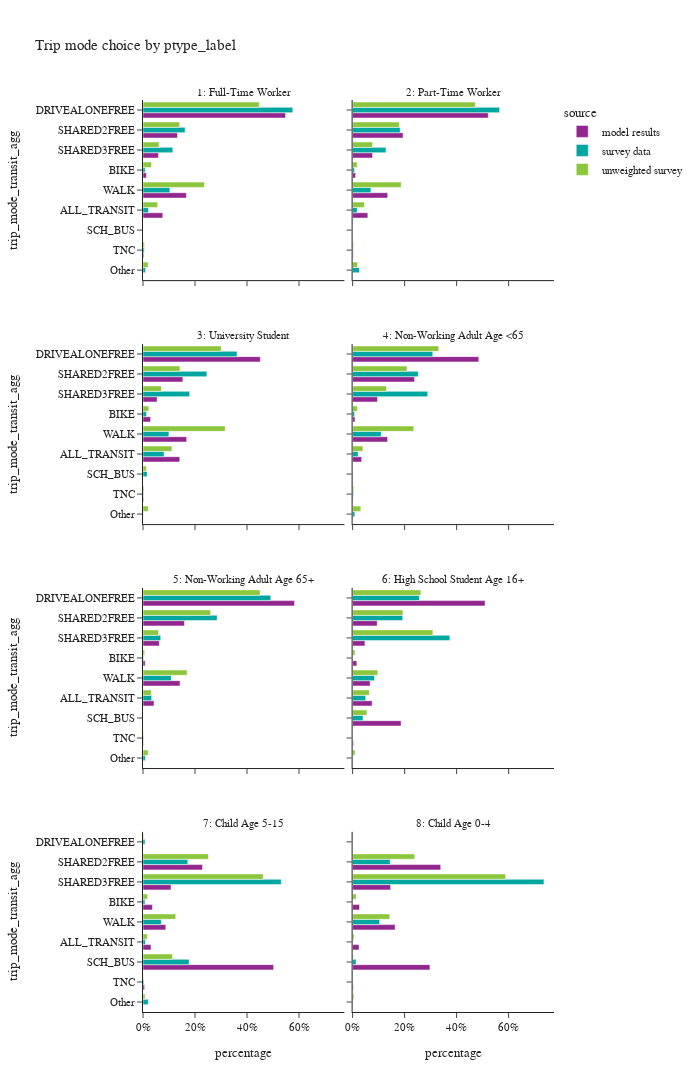
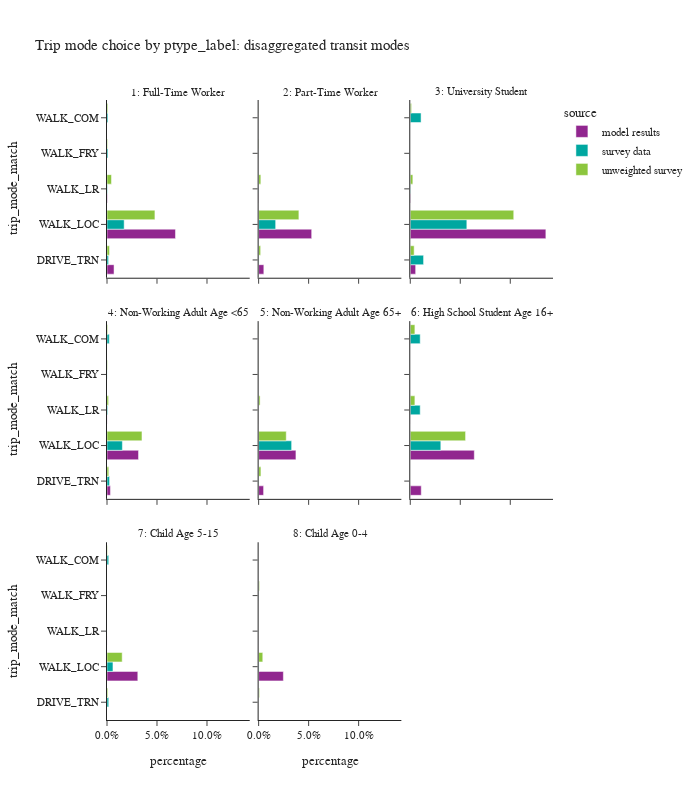

The notebook cell these images were saved under, in order:
### Code cell
plot_mode_choice(trip_data,'ptype_label',2,1200)
plot_mode_choice_transit(trip_data,'ptype_label',3,800)

### Figure 1 — Plotly figure (JSON) as saved in the notebook; plotly's stock layout.template omitted (floating-point values rounded to 4 significant figures)
{"data": [{"alignmentgroup": "True", "hovertemplate": "source=model results<br>ptype_label=1: Full-Time Worker<br>percentage=%{x}<br>trip_mode_transit_agg=%{y}<extra></extra>", "legendgroup": "model results", "marker": {"color": "#91268F", "pattern": {"shape": ""}}, "name": "model results", "offsetgroup": "model results", "orientation": "h", "showlegend": true, "textposition": "auto", "type": "bar", "x": [0.07595, 0.0133, 0.5483, 0.1326, 0.05964, 0.003248, 0.167], "xaxis": "x7", "y": ["ALL_TRANSIT", "BIKE", "DRIVEALONEFREE", "SHARED2FREE", "SHARED3FREE", "TNC", "WALK"], "yaxis": "y7"}, {"alignmentgroup": "True", "hovertemplate": "source=model results<br>ptype_label=2: Part-Time Worker<br>percentage=%{x}<br>trip_mode_transit_agg=%{y}<extra></extra>", "legendgroup": "model results", "marker": {"color": "#91268F", "pattern": {"shape": ""}}, "name": "model results", "offsetgroup": "model results", "orientation": "h", "showlegend": false, "textposition": "auto", "type": "bar", "x": [0.0585, 0.01158, 0.5217, 0.1941, 0.07686, 0.00221, 0.135], "xaxis": "x8", "y": ["ALL_TRANSIT", "BIKE", "DRIVEALONEFREE", "SHARED2FREE", "SHARED3FREE", "TNC", "WALK"], "yaxis": "y8"}, {"alignmentgroup": "True", "hovertemplate": "source=model results<br>ptype_label=3: University Student<br>percentage=%{x}<br>trip_mode_transit_agg=%{y}<extra></extra>", "legendgroup": "model results", "marker": {"color": "#91268F", "pattern": {"shape": ""}}, "name": "model results", "offsetgroup": "model results", "orientation": "h", "showlegend": false, "textposition": "auto", "type": "bar", "x": [0.1414, 0.02903, 0.4514, 0.1534, 0.05441, 0.002446, 0.1679], "xaxis": "x5", "y": ["ALL_TRANSIT", "BIKE", "DRIVEALONEFREE", "SHARED2FREE", "SHARED3FREE", "TNC", "WALK"], "yaxis": "y5"}, {"alignmentgroup": "True", "hovertemplate": "source=model results<br>ptype_label=4: Non-Working Adult Age <65<br>percentage=%{x}<br>trip_mode_transit_agg=%{y}<extra></extra>", "legendgroup": "model results", "marker": {"color": "#91268F", "pattern": {"shape": ""}}, "name": "model results", "offsetgroup": "model results", "orientation": "h", "showlegend": false, "textposition": "auto", "type": "bar", "x": [0.03509, 0.009229, 0.4854, 0.2385, 0.09567, 0.001654, 0.1345], "xaxis": "x6", "y": ["ALL_TRANSIT", "BIKE", "DRIVEALONEFREE", "SHARED2FREE", "SHARED3FREE", "TNC", "WALK"], "yaxis": "y6"}, {"alignmentgroup": "True", "hovertemplate": "source=model results<br>ptype_label=5: Non-Working Adult Age 65+<br>percentage=%{x}<br>trip_mode_transit_agg=%{y}<extra></extra>", "legendgroup": "model results", "marker": {"color": "#91268F", "pattern": {"shape": ""}}, "name": "model results", "offsetgroup": "model results", "orientation": "h", "showlegend": false, "textposition": "auto", "type": "bar", "x": [0.04236, 0.008413, 0.5827, 0.1594, 0.06285, 0.001935, 0.1424], "xaxis": "x3", "y": ["ALL_TRANSIT", "BIKE", "DRIVEALONEFREE", "SHARED2FREE", "SHARED3FREE", "TNC", "WALK"], "yaxis": "y3"}, {"alignmentgroup": "True", "hovertemplate": "source=model results<br>ptype_label=6: High School Student Age 16+<br>percentage=%{x}<br>trip_mode_transit_agg=%{y}<extra></extra>", "legendgroup": "model results", "marker": {"color": "#91268F", "pattern": {"shape": ""}}, "name": "model results", "offsetgroup": "model results", "orientation": "h", "showlegend": false, "textposition": "auto", "type": "bar", "x": [0.07508, 0.0164, 0.5095, 0.1865, 0.09473, 0.04751, 0.003024, 0.06729], "xaxis": "x4", "y": ["ALL_TRANSIT", "BIKE", "DRIVEALONEFREE", "SCH_BUS", "SHARED2FREE", "SHARED3FREE", "TNC", "WALK"], "yaxis": "y4"}, {"alignmentgroup": "True", "hovertemplate": "source=model results<br>ptype_label=7: Child Age 5-15<br>percentage=%{x}<br>trip_mode_transit_agg=%{y}<extra></extra>", "legendgroup": "model results", "marker": {"color": "#91268F", "pattern": {"shape": ""}}, "name": "model results", "offsetgroup": "model results", "orientation": "h", "showlegend": false, "textposition": "auto", "type": "bar", "x": [0.03085, 0.03624, 0.5024, 0.2288, 0.1078, 0.006238, 0.08765], "xaxis": "x", "y": ["ALL_TRANSIT", "BIKE", "SCH_BUS", "SHARED2FREE", "SHARED3FREE", "TNC", "WALK"], "yaxis": "y"}, {"alignmentgroup": "True", "hovertemplate": "source=model results<br>ptype_label=8: Child Age 0-4<br>percentage=%{x}<br>trip_mode_transit_agg=%{y}<extra></extra>", "legendgroup": "model results", "marker": {"color": "#91268F", "pattern": {"shape": ""}}, "name": "model results", "offsetgroup": "model results", "orientation": "h", "showlegend": false, "textposition": "auto", "type": "bar", "x": [0.0248, 0.0265, 0.2974, 0.3388, 0.1463, 0.002575, 0.1636], "xaxis": "x2", "y": ["ALL_TRANSIT", "BIKE", "SCH_BUS", "SHARED2FREE", "SHARED3FREE", "TNC", "WALK"], "yaxis": "y2"}, {"alignmentgroup": "True", "hovertemplate": "source=survey data<br>ptype_label=1: Full-Time Worker<br>percentage=%{x}<br>trip_mode_transit_agg=%{y}<extra></extra>", "legendgroup": "survey data", "marker": {"color": "#00A7A0", "pattern": {"shape": ""}}, "name": "survey data", "offsetgroup": "survey data", "orientation": "h", "showlegend": true, "textposition": "auto", "type": "bar", "x": [0.02114, 0.008284, 0.5762, 0.009885, 0.1619, 0.1146, 0.004674, 0.1034], "xaxis": "x7", "y": ["ALL_TRANSIT", "BIKE", "DRIVEALONEFREE", "Other", "SHARED2FREE", "SHARED3FREE", "TNC", "WALK"], "yaxis": "y7"}, {"alignmentgroup": "True", "hovertemplate": "source=survey data<br>ptype_label=2: Part-Time Worker<br>percentage=%{x}<br>trip_mode_transit_agg=%{y}<extra></extra>", "legendgroup": "survey data", "marker": {"color": "#00A7A0", "pattern": {"shape": ""}}, "name": "survey data", "offsetgroup": "survey data", "orientation": "h", "showlegend": false, "textposition": "auto", "type": "bar", "x": [0.01771, 0.007061, 0.5654, 0.0263, 0.183, 0.1282, 0.001931, 0.07035], "xaxis": "x8", "y": ["ALL_TRANSIT", "BIKE", "DRIVEALONEFREE", "Other", "SHARED2FREE", "SHARED3FREE", "TNC", "WALK"], "yaxis": "y8"}, {"alignmentgroup": "True", "hovertemplate": "source=survey data<br>ptype_label=3: University Student<br>percentage=%{x}<br>trip_mode_transit_agg=%{y}<extra></extra>", "legendgroup": "survey data", "marker": {"color": "#00A7A0", "pattern": {"shape": ""}}, "name": "survey data", "offsetgroup": "survey data", "orientation": "h", "showlegend": false, "textposition": "auto", "type": "bar", "x": [0.08101, 0.0135, 0.3618, 0.0007221, 0.0162, 0.2457, 0.1793, 0.002247, 0.09953], "xaxis": "x5", "y": ["ALL_TRANSIT", "BIKE", "DRIVEALONEFREE", "Other", "SCH_BUS", "SHARED2FREE", "SHARED3FREE", "TNC", "WALK"], "yaxis": "y5"}, {"alignmentgroup": "True", "hovertemplate": "source=survey data<br>ptype_label=4: Non-Working Adult Age <65<br>percentage=%{x}<br>trip_mode_transit_agg=%{y}<extra></extra>", "legendgroup": "survey data", "marker": {"color": "#00A7A0", "pattern": {"shape": ""}}, "name": "survey data", "offsetgroup": "survey data", "orientation": "h", "showlegend": false, "textposition": "auto", "type": "bar", "x": [0.021, 0.007459, 0.3083, 0.008555, 0.0003043, 0.2523, 0.2888, 0.003183, 0.1101], "xaxis": "x6", "y": ["ALL_TRANSIT", "BIKE", "DRIVEALONEFREE", "Other", "SCH_BUS", "SHARED2FREE", "SHARED3FREE", "TNC", "WALK"], "yaxis": "y6"}, {"alignmentgroup": "True", "hovertemplate": "source=survey data<br>ptype_label=5: Non-Working Adult Age 65+<br>percentage=%{x}<br>trip_mode_transit_agg=%{y}<extra></extra>", "legendgroup": "survey data", "marker": {"color": "#00A7A0", "pattern": {"shape": ""}}, "name": "survey data", "offsetgroup": "survey data", "orientation": "h", "showlegend": false, "textposition": "auto", "type": "bar", "x": [0.03331, 0.001898, 0.4914, 0.009114, 0.2852, 0.06812, 0.002314, 0.1087], "xaxis": "x3", "y": ["ALL_TRANSIT", "BIKE", "DRIVEALONEFREE", "Other", "SHARED2FREE", "SHARED3FREE", "TNC", "WALK"], "yaxis": "y3"}, {"alignmentgroup": "True", "hovertemplate": "source=survey data<br>ptype_label=6: High School Student Age 16+<br>percentage=%{x}<br>trip_mode_transit_agg=%{y}<extra></extra>", "legendgroup": "survey data", "marker": {"color": "#00A7A0", "pattern": {"shape": ""}}, "name": "survey data", "offsetgroup": "survey data", "orientation": "h", "showlegend": false, "textposition": "auto", "type": "bar", "x": [0.05038, 0.001077, 0.2567, 0.001077, 0.03997, 0.1927, 0.374, 0.08417], "xaxis": "x4", "y": ["ALL_TRANSIT", "BIKE", "DRIVEALONEFREE", "Other", "SCH_BUS", "SHARED2FREE", "SHARED3FREE", "WALK"], "yaxis": "y4"}, {"alignmentgroup": "True", "hovertemplate": "source=survey data<br>ptype_label=7: Child Age 5-15<br>percentage=%{x}<br>trip_mode_transit_agg=%{y}<extra></extra>", "legendgroup": "survey data", "marker": {"color": "#00A7A0", "pattern": {"shape": ""}}, "name": "survey data", "offsetgroup": "survey data", "orientation": "h", "showlegend": false, "textposition": "auto", "type": "bar", "x": [0.009395, 0.007616, 0.007836, 0.0201, 0.1773, 0.1723, 0.5317, 0.003387, 0.07037], "xaxis": "x", "y": ["ALL_TRANSIT", "BIKE", "DRIVEALONEFREE", "Other", "SCH_BUS", "SHARED2FREE", "SHARED3FREE", "TNC", "WALK"], "yaxis": "y"}, {"alignmentgroup": "True", "hovertemplate": "source=survey data<br>ptype_label=8: Child Age 0-4<br>percentage=%{x}<br>trip_mode_transit_agg=%{y}<extra></extra>", "legendgroup": "survey data", "marker": {"color": "#00A7A0", "pattern": {"shape": ""}}, "name": "survey data", "offsetgroup": "survey data", "orientation": "h", "showlegend": false, "textposition": "auto", "type": "bar", "x": [0.0006628, 0.0006787, 0.0001678, 0.0008389, 0.01333, 0.1444, 0.7358, 0.0002086, 0.1039], "xaxis": "x2", "y": ["ALL_TRANSIT", "BIKE", "DRIVEALONEFREE", "Other", "SCH_BUS", "SHARED2FREE", "SHARED3FREE", "TNC", "WALK"], "yaxis": "y2"}, {"alignmentgroup": "True", "hovertemplate": "source=unweighted survey<br>ptype_label=1: Full-Time Worker<br>percentage=%{x}<br>trip_mode_transit_agg=%{y}<extra></extra>", "legendgroup": "unweighted survey", "marker": {"color": "#8CC63E", "pattern": {"shape": ""}}, "name": "unweighted survey", "offsetgroup": "unweighted survey", "orientation": "h", "showlegend": true, "textposition": "auto", "type": "bar", "x": [0.05631, 0.0325, 0.4473, 0.01938, 0.1411, 0.06169, 0.005673, 0.2361], "xaxis": "x7", "y": ["ALL_TRANSIT", "BIKE", "DRIVEALONEFREE", "Other", "SHARED2FREE", "SHARED3FREE", "TNC", "WALK"], "yaxis": "y7"}, {"alignmentgroup": "True", "hovertemplate": "source=unweighted survey<br>ptype_label=2: Part-Time Worker<br>percentage=%{x}<br>trip_mode_transit_agg=%{y}<extra></extra>", "legendgroup": "unweighted survey", "marker": {"color": "#8CC63E", "pattern": {"shape": ""}}, "name": "unweighted survey", "offsetgroup": "unweighted survey", "orientation": "h", "showlegend": false, "textposition": "auto", "type": "bar", "x": [0.04499, 0.01749, 0.4719, 0.01894, 0.1796, 0.07687, 0.003279, 0.1869], "xaxis": "x8", "y": ["ALL_TRANSIT", "BIKE", "DRIVEALONEFREE", "Other", "SHARED2FREE", "SHARED3FREE", "TNC", "WALK"], "yaxis": "y8"}, {"alignmentgroup": "True", "hovertemplate": "source=unweighted survey<br>ptype_label=3: University Student<br>percentage=%{x}<br>trip_mode_transit_agg=%{y}<extra></extra>", "legendgroup": "unweighted survey", "marker": {"color": "#8CC63E", "pattern": {"shape": ""}}, "name": "unweighted survey", "offsetgroup": "unweighted survey", "orientation": "h", "showlegend": false, "textposition": "auto", "type": "bar", "x": [0.1112, 0.02249, 0.3008, 0.01992, 0.01285, 0.142, 0.07069, 0.003856, 0.3162], "xaxis": "x5", "y": ["ALL_TRANSIT", "BIKE", "DRIVEALONEFREE", "Other", "SCH_BUS", "SHARED2FREE", "SHARED3FREE", "TNC", "WALK"], "yaxis": "y5"}, {"alignmentgroup": "True", "hovertemplate": "source=unweighted survey<br>ptype_label=4: Non-Working Adult Age <65<br>percentage=%{x}<br>trip_mode_transit_agg=%{y}<extra></extra>", "legendgroup": "unweighted survey", "marker": {"color": "#8CC63E", "pattern": {"shape": ""}}, "name": "unweighted survey", "offsetgroup": "unweighted survey", "orientation": "h", "showlegend": false, "textposition": "auto", "type": "bar", "x": [0.03945, 0.01816, 0.3313, 0.03138, 0.0002242, 0.2091, 0.1305, 0.004483, 0.2354], "xaxis": "x6", "y": ["ALL_TRANSIT", "BIKE", "DRIVEALONEFREE", "Other", "SCH_BUS", "SHARED2FREE", "SHARED3FREE", "TNC", "WALK"], "yaxis": "y6"}, {"alignmentgroup": "True", "hovertemplate": "source=unweighted survey<br>ptype_label=5: Non-Working Adult Age 65+<br>percentage=%{x}<br>trip_mode_transit_agg=%{y}<extra></extra>", "legendgroup": "unweighted survey", "marker": {"color": "#8CC63E", "pattern": {"shape": ""}}, "name": "unweighted survey", "offsetgroup": "unweighted survey", "orientation": "h", "showlegend": false, "textposition": "auto", "type": "bar", "x": [0.03176, 0.006436, 0.4503, 0.01972, 0.2603, 0.05979, 0.001868, 0.1698], "xaxis": "x3", "y": ["ALL_TRANSIT", "BIKE", "DRIVEALONEFREE", "Other", "SHARED2FREE", "SHARED3FREE", "TNC", "WALK"], "yaxis": "y3"}, {"alignmentgroup": "True", "hovertemplate": "source=unweighted survey<br>ptype_label=6: High School Student Age 16+<br>percentage=%{x}<br>trip_mode_transit_agg=%{y}<extra></extra>", "legendgroup": "unweighted survey", "marker": {"color": "#8CC63E", "pattern": {"shape": ""}}, "name": "unweighted survey", "offsetgroup": "unweighted survey", "orientation": "h", "showlegend": false, "textposition": "auto", "type": "bar", "x": [0.06452, 0.009217, 0.2627, 0.009217, 0.0553, 0.1935, 0.3088, 0.09677], "xaxis": "x4", "y": ["ALL_TRANSIT", "BIKE", "DRIVEALONEFREE", "Other", "SCH_BUS", "SHARED2FREE", "SHARED3FREE", "WALK"], "yaxis": "y4"}, {"alignmentgroup": "True", "hovertemplate": "source=unweighted survey<br>ptype_label=7: Child Age 5-15<br>percentage=%{x}<br>trip_mode_transit_agg=%{y}<extra></extra>", "legendgroup": "unweighted survey", "marker": {"color": "#8CC63E", "pattern": {"shape": ""}}, "name": "unweighted survey", "offsetgroup": "unweighted survey", "orientation": "h", "showlegend": false, "textposition": "auto", "type": "bar", "x": [0.01644, 0.01771, 0.00253, 0.00801, 0.1134, 0.2517, 0.4625, 0.001686, 0.1261], "xaxis": "x", "y": ["ALL_TRANSIT", "BIKE", "DRIVEALONEFREE", "Other", "SCH_BUS", "SHARED2FREE", "SHARED3FREE", "TNC", "WALK"], "yaxis": "y"}, {"alignmentgroup": "True", "hovertemplate": "source=unweighted survey<br>ptype_label=8: Child Age 0-4<br>percentage=%{x}<br>trip_mode_transit_agg=%{y}<extra></extra>", "legendgroup": "unweighted survey", "marker": {"color": "#8CC63E", "pattern": {"shape": ""}}, "name": "unweighted survey", "offsetgroup": "unweighted survey", "orientation": "h", "showlegend": false, "textposition": "auto", "type": "bar", "x": [0.005785, 0.01405, 0.0008264, 0.004959, 0.002479, 0.2388, 0.5884, 0.001653, 0.143], "xaxis": "x2", "y": ["ALL_TRANSIT", "BIKE", "DRIVEALONEFREE", "Other", "SCH_BUS", "SHARED2FREE", "SHARED3FREE", "TNC", "WALK"], "yaxis": "y2"}], "layout": {"annotations": [{"font": {}, "showarrow": false, "text": "7: Child Age 5-15", "x": 0.245, "xanchor": "center", "xref": "paper", "y": 0.1975, "yanchor": "bottom", "yref": "paper"}, {"font": {}, "showarrow": false, "text": "8: Child Age 0-4", "x": 0.755, "xanchor": "center", "xref": "paper", "y": 0.1975, "yanchor": "bottom", "yref": "paper"}, {"font": {}, "showarrow": false, "text": "5: Non-Working Adult Age 65+", "x": 0.245, "xanchor": "center", "xref": "paper", "y": 0.465, "yanchor": "bottom", "yref": "paper"}, {"font": {}, "showarrow": false, "text": "6: High School Student Age 16+", "x": 0.755, "xanchor": "center", "xref": "paper", "y": 0.465, "yanchor": "bottom", "yref": "paper"}, {"font": {}, "showarrow": false, "text": "3: University Student", "x": 0.245, "xanchor": "center", "xref": "paper", "y": 0.7325, "yanchor": "bottom", "yref": "paper"}, {"font": {}, "showarrow": false, "text": "4: Non-Working Adult Age <65", "x": 0.755, "xanchor": "center", "xref": "paper", "y": 0.7325, "yanchor": "bottom", "yref": "paper"}, {"font": {}, "showarrow": false, "text": "1: Full-Time Worker", "x": 0.245, "xanchor": "center", "xref": "paper", "y": 1.0, "yanchor": "bottom", "yref": "paper"}, {"font": {}, "showarrow": false, "text": "2: Part-Time Worker", "x": 0.755, "xanchor": "center", "xref": "paper", "y": 1.0, "yanchor": "bottom", "yref": "paper"}], "barmode": "group", "height": 1200, "legend": {"title": {"text": "source"}, "tracegroupgap": 0}, "title": {"text": "Trip mode choice by ptype_label"}, "width": 700, "xaxis": {"anchor": "y", "domain": [0.0, 0.49], "tickformat": ".0%", "title": {"text": "percentage"}}, "xaxis2": {"anchor": "y2", "domain": [0.51, 1.0], "matches": "x", "tickformat": ".0%", "title": {"text": "percentage"}}, "xaxis3": {"anchor": "y3", "domain": [0.0, 0.49], "matches": "x", "showticklabels": false}, "xaxis4": {"anchor": "y4", "domain": [0.51, 1.0], "matches": "x", "showticklabels": false}, "xaxis5": {"anchor": "y5", "domain": [0.0, 0.49], "matches": "x", "showticklabels": false}, "xaxis6": {"anchor": "y6", "domain": [0.51, 1.0], "matches": "x", "showticklabels": false}, "xaxis7": {"anchor": "y7", "domain": [0.0, 0.49], "matches": "x", "showticklabels": false}, "xaxis8": {"anchor": "y8", "domain": [0.51, 1.0], "matches": "x", "showticklabels": false}, "yaxis": {"anchor": "x", "categoryarray": ["Other", "TNC", "SCH_BUS", "ALL_TRANSIT", "WALK", "BIKE", "SHARED3FREE", "SHARED2FREE", "DRIVEALONEFREE"], "categoryorder": "array", "domain": [0.0, 0.1975], "title": {"text": "trip_mode_transit_agg"}}, "yaxis2": {"anchor": "x2", "domain": [0.0, 0.1975], "matches": "y", "showticklabels": false}, "yaxis3": {"anchor": "x3", "categoryarray": ["Other", "TNC", "SCH_BUS", "ALL_TRANSIT", "WALK", "BIKE", "SHARED3FREE", "SHARED2FREE", "DRIVEALONEFREE"], "categoryorder": "array", "domain": [0.2675, 0.465], "matches": "y", "title": {"text": "trip_mode_transit_agg"}}, "yaxis4": {"anchor": "x4", "domain": [0.2675, 0.465], "matches": "y", "showticklabels": false}, "yaxis5": {"anchor": "x5", "categoryarray": ["Other", "TNC", "SCH_BUS", "ALL_TRANSIT", "WALK", "BIKE", "SHARED3FREE", "SHARED2FREE", "DRIVEALONEFREE"], "categoryorder": "array", "domain": [0.535, 0.7325], "matches": "y", "title": {"text": "trip_mode_transit_agg"}}, "yaxis6": {"anchor": "x6", "domain": [0.535, 0.7325], "matches": "y", "showticklabels": false}, "yaxis7": {"anchor": "x7", "categoryarray": ["Other", "TNC", "SCH_BUS", "ALL_TRANSIT", "WALK", "BIKE", "SHARED3FREE", "SHARED2FREE", "DRIVEALONEFREE"], "categoryorder": "array", "domain": [0.8025, 1.0], "matches": "y", "title": {"text": "trip_mode_transit_agg"}}, "yaxis8": {"anchor": "x8", "domain": [0.8025, 1.0], "matches": "y", "showticklabels": false}}}

### Figure 2 — Plotly figure (JSON) as saved in the notebook; plotly's stock layout.template omitted (floating-point values rounded to 4 significant figures)
{"data": [{"alignmentgroup": "True", "hovertemplate": "source=model results<br>ptype_label=1: Full-Time Worker<br>percentage=%{x}<br>trip_mode_match=%{y}<extra></extra>", "legendgroup": "model results", "marker": {"color": "#91268F", "pattern": {"shape": ""}}, "name": "model results", "offsetgroup": "model results", "orientation": "h", "showlegend": true, "textposition": "auto", "type": "bar", "x": [0.007038, 0.06849, 0.0004289], "xaxis": "x7", "y": ["DRIVE_TRN", "WALK_LOC", "WALK_LR"], "yaxis": "y7"}, {"alignmentgroup": "True", "hovertemplate": "source=model results<br>ptype_label=2: Part-Time Worker<br>percentage=%{x}<br>trip_mode_match=%{y}<extra></extra>", "legendgroup": "model results", "marker": {"color": "#91268F", "pattern": {"shape": ""}}, "name": "model results", "offsetgroup": "model results", "orientation": "h", "showlegend": false, "textposition": "auto", "type": "bar", "x": [0.005194, 8.527e-07, 0.05305, 0.0002601], "xaxis": "x8", "y": ["DRIVE_TRN", "WALK_FRY", "WALK_LOC", "WALK_LR"], "yaxis": "y8"}, {"alignmentgroup": "True", "hovertemplate": "source=model results<br>ptype_label=3: University Student<br>percentage=%{x}<br>trip_mode_match=%{y}<extra></extra>", "legendgroup": "model results", "marker": {"color": "#91268F", "pattern": {"shape": ""}}, "name": "model results", "offsetgroup": "model results", "orientation": "h", "showlegend": false, "textposition": "auto", "type": "bar", "x": [0.005369, 0.1356, 0.0004105], "xaxis": "x9", "y": ["DRIVE_TRN", "WALK_LOC", "WALK_LR"], "yaxis": "y9"}, {"alignmentgroup": "True", "hovertemplate": "source=model results<br>ptype_label=4: Non-Working Adult Age <65<br>percentage=%{x}<br>trip_mode_match=%{y}<extra></extra>", "legendgroup": "model results", "marker": {"color": "#91268F", "pattern": {"shape": ""}}, "name": "model results", "offsetgroup": "model results", "orientation": "h", "showlegend": false, "textposition": "auto", "type": "bar", "x": [0.003432, 0.03154, 0.0001242], "xaxis": "x4", "y": ["DRIVE_TRN", "WALK_LOC", "WALK_LR"], "yaxis": "y4"}, {"alignmentgroup": "True", "hovertemplate": "source=model results<br>ptype_label=5: Non-Working Adult Age 65+<br>percentage=%{x}<br>trip_mode_match=%{y}<extra></extra>", "legendgroup": "model results", "marker": {"color": "#91268F", "pattern": {"shape": ""}}, "name": "model results", "offsetgroup": "model results", "orientation": "h", "showlegend": false, "textposition": "auto", "type": "bar", "x": [0.004949, 0.03729, 0.0001227], "xaxis": "x5", "y": ["DRIVE_TRN", "WALK_LOC", "WALK_LR"], "yaxis": "y5"}, {"alignmentgroup": "True", "hovertemplate": "source=model results<br>ptype_label=6: High School Student Age 16+<br>percentage=%{x}<br>trip_mode_match=%{y}<extra></extra>", "legendgroup": "model results", "marker": {"color": "#91268F", "pattern": {"shape": ""}}, "name": "model results", "offsetgroup": "model results", "orientation": "h", "showlegend": false, "textposition": "auto", "type": "bar", "x": [0.01097, 0.06404, 6.858e-05], "xaxis": "x6", "y": ["DRIVE_TRN", "WALK_LOC", "WALK_LR"], "yaxis": "y6"}, {"alignmentgroup": "True", "hovertemplate": "source=model results<br>ptype_label=7: Child Age 5-15<br>percentage=%{x}<br>trip_mode_match=%{y}<extra></extra>", "legendgroup": "model results", "marker": {"color": "#91268F", "pattern": {"shape": ""}}, "name": "model results", "offsetgroup": "model results", "orientation": "h", "showlegend": false, "textposition": "auto", "type": "bar", "x": [0.0308, 5.113e-05], "xaxis": "x", "y": ["WALK_LOC", "WALK_LR"], "yaxis": "y"}, {"alignmentgroup": "True", "hovertemplate": "source=model results<br>ptype_label=8: Child Age 0-4<br>percentage=%{x}<br>trip_mode_match=%{y}<extra></extra>", "legendgroup": "model results", "marker": {"color": "#91268F", "pattern": {"shape": ""}}, "name": "model results", "offsetgroup": "model results", "orientation": "h", "showlegend": false, "textposition": "auto", "type": "bar", "x": [0.02472, 8.466e-05], "xaxis": "x2", "y": ["WALK_LOC", "WALK_LR"], "yaxis": "y2"}, {"alignmentgroup": "True", "hovertemplate": "source=survey data<br>ptype_label=1: Full-Time Worker<br>percentage=%{x}<br>trip_mode_match=%{y}<extra></extra>", "legendgroup": "survey data", "marker": {"color": "#00A7A0", "pattern": {"shape": ""}}, "name": "survey data", "offsetgroup": "survey data", "orientation": "h", "showlegend": true, "textposition": "auto", "type": "bar", "x": [0.001562, 0.0009735, 0.0009802, 0.01716, 0.0004623], "xaxis": "x7", "y": ["DRIVE_TRN", "WALK_COM", "WALK_FRY", "WALK_LOC", "WALK_LR"], "yaxis": "y7"}, {"alignmentgroup": "True", "hovertemplate": "source=survey data<br>ptype_label=2: Part-Time Worker<br>percentage=%{x}<br>trip_mode_match=%{y}<extra></extra>", "legendgroup": "survey data", "marker": {"color": "#00A7A0", "pattern": {"shape": ""}}, "name": "survey data", "offsetgroup": "survey data", "orientation": "h", "showlegend": false, "textposition": "auto", "type": "bar", "x": [0.0003897, 0.0, 7.355e-05, 0.01703, 0.0002163], "xaxis": "x8", "y": ["DRIVE_TRN", "WALK_COM", "WALK_FRY", "WALK_LOC", "WALK_LR"], "yaxis": "y8"}, {"alignmentgroup": "True", "hovertemplate": "source=survey data<br>ptype_label=3: University Student<br>percentage=%{x}<br>trip_mode_match=%{y}<extra></extra>", "legendgroup": "survey data", "marker": {"color": "#00A7A0", "pattern": {"shape": ""}}, "name": "survey data", "offsetgroup": "survey data", "orientation": "h", "showlegend": false, "textposition": "auto", "type": "bar", "x": [0.01329, 0.01079, 0.05656, 0.000375], "xaxis": "x9", "y": ["DRIVE_TRN", "WALK_COM", "WALK_LOC", "WALK_LR"], "yaxis": "y9"}, {"alignmentgroup": "True", "hovertemplate": "source=survey data<br>ptype_label=4: Non-Working Adult Age <65<br>percentage=%{x}<br>trip_mode_match=%{y}<extra></extra>", "legendgroup": "survey data", "marker": {"color": "#00A7A0", "pattern": {"shape": ""}}, "name": "survey data", "offsetgroup": "survey data", "orientation": "h", "showlegend": false, "textposition": "auto", "type": "bar", "x": [0.002564, 0.002264, 9.534e-05, 0.01539, 0.0006875], "xaxis": "x4", "y": ["DRIVE_TRN", "WALK_COM", "WALK_FRY", "WALK_LOC", "WALK_LR"], "yaxis": "y4"}, {"alignmentgroup": "True", "hovertemplate": "source=survey data<br>ptype_label=5: Non-Working Adult Age 65+<br>percentage=%{x}<br>trip_mode_match=%{y}<extra></extra>", "legendgroup": "survey data", "marker": {"color": "#00A7A0", "pattern": {"shape": ""}}, "name": "survey data", "offsetgroup": "survey data", "orientation": "h", "showlegend": false, "textposition": "auto", "type": "bar", "x": [0.0002353, 0.0, 3.735e-05, 0.03299, 4.927e-05], "xaxis": "x5", "y": ["DRIVE_TRN", "WALK_COM", "WALK_FRY", "WALK_LOC", "WALK_LR"], "yaxis": "y5"}, {"alignmentgroup": "True", "hovertemplate": "source=survey data<br>ptype_label=6: High School Student Age 16+<br>percentage=%{x}<br>trip_mode_match=%{y}<extra></extra>", "legendgroup": "survey data", "marker": {"color": "#00A7A0", "pattern": {"shape": ""}}, "name": "survey data", "offsetgroup": "survey data", "orientation": "h", "showlegend": false, "textposition": "auto", "type": "bar", "x": [0.009918, 0.03055, 0.009918], "xaxis": "x6", "y": ["WALK_COM", "WALK_LOC", "WALK_LR"], "yaxis": "y6"}, {"alignmentgroup": "True", "hovertemplate": "source=survey data<br>ptype_label=7: Child Age 5-15<br>percentage=%{x}<br>trip_mode_match=%{y}<extra></extra>", "legendgroup": "survey data", "marker": {"color": "#00A7A0", "pattern": {"shape": ""}}, "name": "survey data", "offsetgroup": "survey data", "orientation": "h", "showlegend": false, "textposition": "auto", "type": "bar", "x": [0.001715, 0.001715, 0.005965], "xaxis": "x", "y": ["DRIVE_TRN", "WALK_COM", "WALK_LOC"], "yaxis": "y"}, {"alignmentgroup": "True", "hovertemplate": "source=survey data<br>ptype_label=8: Child Age 0-4<br>percentage=%{x}<br>trip_mode_match=%{y}<extra></extra>", "legendgroup": "survey data", "marker": {"color": "#00A7A0", "pattern": {"shape": ""}}, "name": "survey data", "offsetgroup": "survey data", "orientation": "h", "showlegend": false, "textposition": "auto", "type": "bar", "x": [3.693e-05, 0.0002086, 0.0004173], "xaxis": "x2", "y": ["DRIVE_TRN", "WALK_FRY", "WALK_LOC"], "yaxis": "y2"}, {"alignmentgroup": "True", "hovertemplate": "source=unweighted survey<br>ptype_label=1: Full-Time Worker<br>percentage=%{x}<br>trip_mode_match=%{y}<extra></extra>", "legendgroup": "unweighted survey", "marker": {"color": "#8CC63E", "pattern": {"shape": ""}}, "name": "unweighted survey", "offsetgroup": "unweighted survey", "orientation": "h", "showlegend": true, "textposition": "auto", "type": "bar", "x": [0.002482, 0.0008273, 0.0005909, 0.04792, 0.004491], "xaxis": "x7", "y": ["DRIVE_TRN", "WALK_COM", "WALK_FRY", "WALK_LOC", "WALK_LR"], "yaxis": "y7"}, {"alignmentgroup": "True", "hovertemplate": "source=unweighted survey<br>ptype_label=2: Part-Time Worker<br>percentage=%{x}<br>trip_mode_match=%{y}<extra></extra>", "legendgroup": "unweighted survey", "marker": {"color": "#8CC63E", "pattern": {"shape": ""}}, "name": "unweighted survey", "offsetgroup": "unweighted survey", "orientation": "h", "showlegend": false, "textposition": "auto", "type": "bar", "x": [0.002004, 0.0001821, 0.0003643, 0.04026, 0.002186], "xaxis": "x8", "y": ["DRIVE_TRN", "WALK_COM", "WALK_FRY", "WALK_LOC", "WALK_LR"], "yaxis": "y8"}, {"alignmentgroup": "True", "hovertemplate": "source=unweighted survey<br>ptype_label=3: University Student<br>percentage=%{x}<br>trip_mode_match=%{y}<extra></extra>", "legendgroup": "unweighted survey", "marker": {"color": "#8CC63E", "pattern": {"shape": ""}}, "name": "unweighted survey", "offsetgroup": "unweighted survey", "orientation": "h", "showlegend": false, "textposition": "auto", "type": "bar", "x": [0.003856, 0.001285, 0.1035, 0.002571], "xaxis": "x9", "y": ["DRIVE_TRN", "WALK_COM", "WALK_LOC", "WALK_LR"], "yaxis": "y9"}, {"alignmentgroup": "True", "hovertemplate": "source=unweighted survey<br>ptype_label=4: Non-Working Adult Age <65<br>percentage=%{x}<br>trip_mode_match=%{y}<extra></extra>", "legendgroup": "unweighted survey", "marker": {"color": "#8CC63E", "pattern": {"shape": ""}}, "name": "unweighted survey", "offsetgroup": "unweighted survey", "orientation": "h", "showlegend": false, "textposition": "auto", "type": "bar", "x": [0.001793, 0.0006725, 0.0004483, 0.03497, 0.001569], "xaxis": "x4", "y": ["DRIVE_TRN", "WALK_COM", "WALK_FRY", "WALK_LOC", "WALK_LR"], "yaxis": "y4"}, {"alignmentgroup": "True", "hovertemplate": "source=unweighted survey<br>ptype_label=5: Non-Working Adult Age 65+<br>percentage=%{x}<br>trip_mode_match=%{y}<extra></extra>", "legendgroup": "unweighted survey", "marker": {"color": "#8CC63E", "pattern": {"shape": ""}}, "name": "unweighted survey", "offsetgroup": "unweighted survey", "orientation": "h", "showlegend": false, "textposition": "auto", "type": "bar", "x": [0.002284, 0.0002076, 0.0002076, 0.02761, 0.001453], "xaxis": "x5", "y": ["DRIVE_TRN", "WALK_COM", "WALK_FRY", "WALK_LOC", "WALK_LR"], "yaxis": "y5"}, {"alignmentgroup": "True", "hovertemplate": "source=unweighted survey<br>ptype_label=6: High School Student Age 16+<br>percentage=%{x}<br>trip_mode_match=%{y}<extra></extra>", "legendgroup": "unweighted survey", "marker": {"color": "#8CC63E", "pattern": {"shape": ""}}, "name": "unweighted survey", "offsetgroup": "unweighted survey", "orientation": "h", "showlegend": false, "textposition": "auto", "type": "bar", "x": [0.004608, 0.0553, 0.004608], "xaxis": "x6", "y": ["WALK_COM", "WALK_LOC", "WALK_LR"], "yaxis": "y6"}, {"alignmentgroup": "True", "hovertemplate": "source=unweighted survey<br>ptype_label=7: Child Age 5-15<br>percentage=%{x}<br>trip_mode_match=%{y}<extra></extra>", "legendgroup": "unweighted survey", "marker": {"color": "#8CC63E", "pattern": {"shape": ""}}, "name": "unweighted survey", "offsetgroup": "unweighted survey", "orientation": "h", "showlegend": false, "textposition": "auto", "type": "bar", "x": [0.0008432, 0.0004216, 0.01518], "xaxis": "x", "y": ["DRIVE_TRN", "WALK_COM", "WALK_LOC"], "yaxis": "y"}, {"alignmentgroup": "True", "hovertemplate": "source=unweighted survey<br>ptype_label=8: Child Age 0-4<br>percentage=%{x}<br>trip_mode_match=%{y}<extra></extra>", "legendgroup": "unweighted survey", "marker": {"color": "#8CC63E", "pattern": {"shape": ""}}, "name": "unweighted survey", "offsetgroup": "unweighted survey", "orientation": "h", "showlegend": false, "textposition": "auto", "type": "bar", "x": [0.0008264, 0.0008264, 0.004132], "xaxis": "x2", "y": ["DRIVE_TRN", "WALK_FRY", "WALK_LOC"], "yaxis": "y2"}], "layout": {"annotations": [{"font": {}, "showarrow": false, "text": "7: Child Age 5-15", "x": 0.16, "xanchor": "center", "xref": "paper", "y": 0.2867, "yanchor": "bottom", "yref": "paper"}, {"font": {}, "showarrow": false, "text": "8: Child Age 0-4", "x": 0.5, "xanchor": "center", "xref": "paper", "y": 0.2867, "yanchor": "bottom", "yref": "paper"}, {"font": {}, "showarrow": false, "text": "4: Non-Working Adult Age <65", "x": 0.16, "xanchor": "center", "xref": "paper", "y": 0.6433, "yanchor": "bottom", "yref": "paper"}, {"font": {}, "showarrow": false, "text": "5: Non-Working Adult Age 65+", "x": 0.5, "xanchor": "center", "xref": "paper", "y": 0.6433, "yanchor": "bottom", "yref": "paper"}, {"font": {}, "showarrow": false, "text": "6: High School Student Age 16+", "x": 0.84, "xanchor": "center", "xref": "paper", "y": 0.6433, "yanchor": "bottom", "yref": "paper"}, {"font": {}, "showarrow": false, "text": "1: Full-Time Worker", "x": 0.16, "xanchor": "center", "xref": "paper", "y": 1.0, "yanchor": "bottom", "yref": "paper"}, {"font": {}, "showarrow": false, "text": "2: Part-Time Worker", "x": 0.5, "xanchor": "center", "xref": "paper", "y": 1.0, "yanchor": "bottom", "yref": "paper"}, {"font": {}, "showarrow": false, "text": "3: University Student", "x": 0.84, "xanchor": "center", "xref": "paper", "y": 1.0, "yanchor": "bottom", "yref": "paper"}], "barmode": "group", "height": 800, "legend": {"title": {"text": "source"}, "tracegroupgap": 0}, "title": {"text": "Trip mode choice by ptype_label: disaggregated transit modes"}, "width": 700, "xaxis": {"anchor": "y", "domain": [0.0, 0.32], "tickformat": ".1%", "title": {"text": "percentage"}}, "xaxis2": {"anchor": "y2", "domain": [0.34, 0.66], "matches": "x", "tickformat": ".1%", "title": {"text": "percentage"}}, "xaxis3": {"anchor": "y3", "domain": [0.68, 1.0], "matches": "x", "title": {"text": "percentage"}}, "xaxis4": {"anchor": "y4", "domain": [0.0, 0.32], "matches": "x", "showticklabels": false}, "xaxis5": {"anchor": "y5", "domain": [0.34, 0.66], "matches": "x", "showticklabels": false}, "xaxis6": {"anchor": "y6", "domain": [0.68, 1.0], "matches": "x", "showticklabels": false}, "xaxis7": {"anchor": "y7", "domain": [0.0, 0.32], "matches": "x", "showticklabels": false}, "xaxis8": {"anchor": "y8", "domain": [0.34, 0.66], "matches": "x", "showticklabels": false}, "xaxis9": {"anchor": "y9", "domain": [0.68, 1.0], "matches": "x", "showticklabels": false}, "yaxis": {"anchor": "x", "domain": [0.0, 0.2867], "title": {"text": "trip_mode_match"}}, "yaxis2": {"anchor": "x2", "domain": [0.0, 0.2867], "matches": "y", "showticklabels": false}, "yaxis3": {"anchor": "x3", "domain": [0.0, 0.2867], "matches": "y", "showticklabels": false}, "yaxis4": {"anchor": "x4", "domain": [0.3567, 0.6433], "matches": "y", "title": {"text": "trip_mode_match"}}, "yaxis5": {"anchor": "x5", "domain": [0.3567, 0.6433], "matches": "y", "showticklabels": false}, "yaxis6": {"anchor": "x6", "domain": [0.3567, 0.6433], "matches": "y", "showticklabels": false}, "yaxis7": {"anchor": "x7", "domain": [0.7133, 1.0], "matches": "y", "title": {"text": "trip_mode_match"}}, "yaxis8": {"anchor": "x8", "domain": [0.7133, 1.0], "matches": "y", "showticklabels": false}, "yaxis9": {"anchor": "x9", "domain": [0.7133, 1.0], "matches": "y", "showticklabels": false}}}
